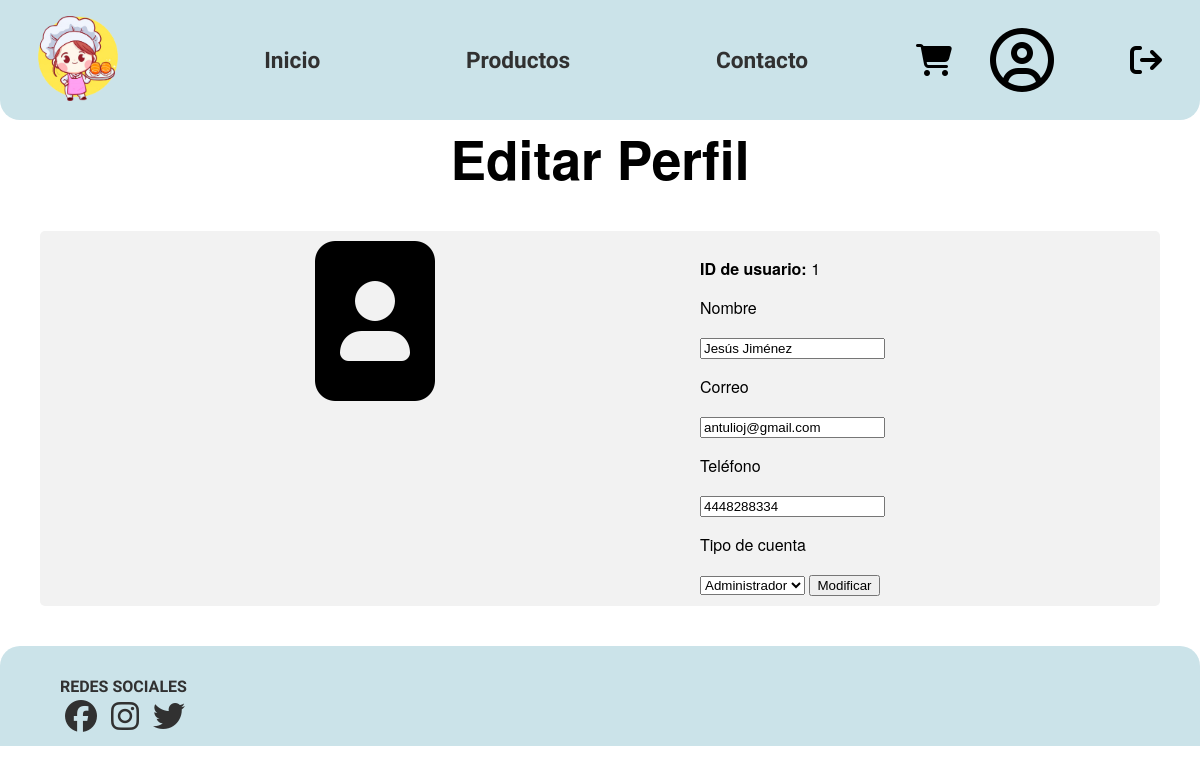
The app's page /pages/editarUsuario.php?id=1 (signed in) with its own data.
### tables this page shows
CREATE TABLE `usuarios` (
  `id_usuario` int(11) NOT NULL,
  `nombre` varchar(100) NOT NULL,
  `correo` varchar(100) NOT NULL,
  `contraseña` varchar(100) NOT NULL,
  `telefono` varchar(40) DEFAULT NULL,
  `rol` int(11) NOT NULL
);

### database/conexion.php (called while the page is built)
<?php
    class Conexion {
        private $host;
        private $db;
        private $usuario;
        private $pass;
        private $charset;
        public function __construct(){
            $this->host = "localhost";
            $this->db = "reposteria";
            $this->usuario = "root";
            $this->pass = "";
            $this->charset = "utf8";
        }
        function conectar() {
            $com = "mysql:host=".$this->host.";dbname=".$this->db.";charset=".$this->charset;
            $enlace = new PDO($com, $this->usuario, $this->pass);
            return $enlace;
        }
    }

### database/CAD.php (called while the page is built, shortened)
<?php
require_once 'conexion.php';
class CAD
{
    static public function getUsuarios(){
        $con = new Conexion();
        $query = $con->conectar()->prepare("SELECT * FROM usuarios");
        if($query->execute()){
            $usuarios = $query->fetchAll();
            return $usuarios;
        }
    }
}

### pages/editarUsuario.php (the view, shortened to what this page needs)
<!DOCTYPE html>
<html lang="en">
<head>
    <?php include '../components/info.php'; ?>
    <link rel="stylesheet" href="../styles/perfil.css">
</head>
<body>
    <?php include '../components/header.php'; ?>
    <?php
        require "../database/CAD.php";
        if(isset($_SESSION['rol']) && isset($_SESSION['rol'])==2){
            $cad = new CAD();
            $usuarios = $cad->getUsuarios();
            foreach ($usuarios as $usuario) {
                if($usuario['id_usuario'] == $_GET['id']){
                    $id = $usuario['id_usuario'];
                    $nombre = $usuario['nombre'];
                    $correo = $usuario['correo'];
                    $telefono = $usuario['telefono'];
                    $rol = $usuario['rol'];
                }
            }
        }
    ?>
    <div class="container">
        <h1> Editar Perfil </h1>
        <div class="flex-container">
            <div>
                <i class="fa-solid fa-image-portrait fa-10x"></i>
            </div>
            <div>
                <form action="../controllers/editarUsuario.php" method="POST">
                    <p> <b>ID de usuario: </b> <?php echo $id; ?> </p>
                    <p> Nombre </p>
                    <input type="text" name="nombre" value="<?php echo $nombre; ?>">
                    <p> Correo </p>
                    <input type="text" name="correo" value="<?php echo $correo; ?>">
                    <p> Teléfono </p>
                    <input type="text" name="telefono" value="<?php echo $telefono; ?>">
                    <p> Tipo de cuenta </p>
                    <select name="rol">
                        <option value="2" <?php if($rol==2){echo "selected";} ?>>Administrador</option>
                    </select>
                    <input type="submit" value="Modificar">
                </form>
            </div>
        </div>
    </div>
    <?php include '../components/footer.php'; ?>
</body>

### styles/compartido.css (style rules this page uses)
body { padding: 0; margin: 0; }

### styles/perfil.css (style rules this page uses)
.container { font-family: "Helvetica Neue",Helvetica,Arial,sans-serif; padding: 40px; padding-top: 7%; }
.container h1 { text-align: center; font-size: 40pt; }
.flex-container { display: flex; flex-wrap: wrap; justify-content: space-evenly; background-color: #f2f2f2; border-radius: 5px; padding: 10px; margin-top: 20px; }

### records on screen
usuarios: id_usuario "1", nombre "Jesús Jiménez", correo "antulioj@gmail.com", telefono "4448288334", rol "Administrador"
